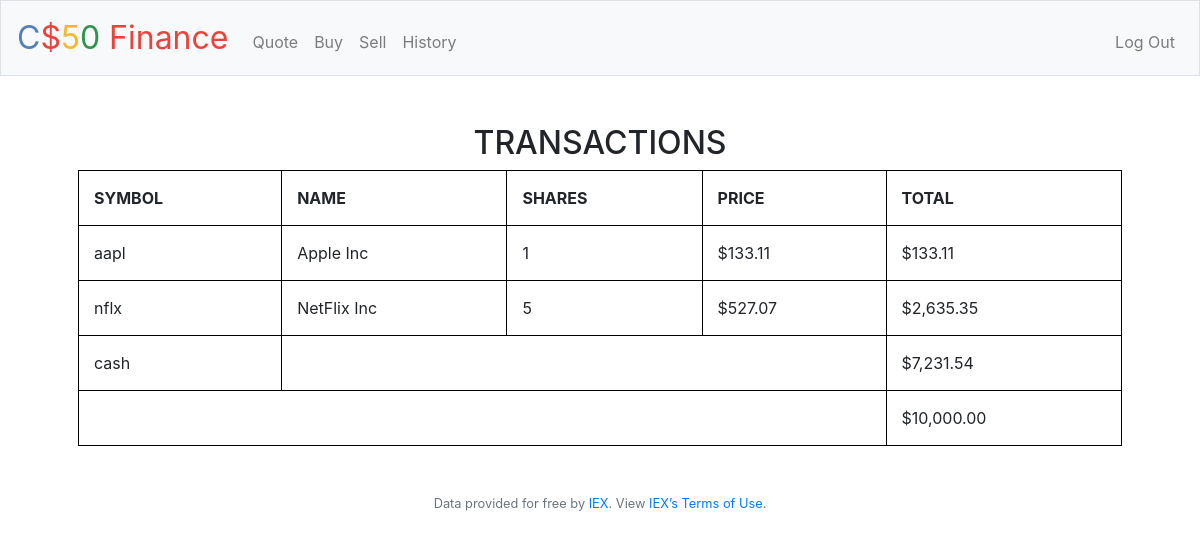
/ (signed in), run on the app's committed database.
### tables this page shows
CREATE TABLE transactions (
id INTEGER PRIMARY KEY AUTOINCREMENT,
u_id INTEGER NOT NULL,
name TEXT NOT NULL,
shares INTEGER NOT NULL,
price NUMBERIC NOT NULL,
type TEXT NOT NULL,
symbol TEXT NOT NULL,
time TIMESTAMP DEFAULT CURRENT_TIMESTAMP,
FOREIGN KEY(u_id) REFERENCES users(id)
);

CREATE TABLE users (id INTEGER, username TEXT NOT NULL, hash TEXT NOT NULL, cash NUMERIC NOT NULL DEFAULT 10000.00, PRIMARY KEY(id));

### application.py (the view)
@app.route("/")
@login_required
def index():
    tot = 0
    user_id = session["user_id"]
    tran = db.execute("SELECT symbol,name, sum(shares), price, sum(shares*price) FROM transactions WHERE u_id = ? GROUP BY name", user_id)
    l = len(tran)
    cash = db.execute("SELECT cash FROM users WHERE id = ?", user_id)[0]["cash"]
    for i in range(l):
        tot += tran[i]["sum(shares*price)"]
    return render_template("index.html", tran=tran, cash=cash, l=l, usd=usd, tot=tot)

### application.py (called while the page is built)
@app.after_request
def after_request(response):
    response.headers["Cache-Control"] = "no-cache, no-store, must-revalidate"
    response.headers["Expires"] = 0
    response.headers["Pragma"] = "no-cache"
    return response

### helpers.py (called while the page is built)
def login_required(f):
    @wraps(f)
    def decorated_function(*args, **kwargs):
        if session.get("user_id") is None:
            return redirect("/login")
        return f(*args, **kwargs)
    return decorated_function

def usd(value):
    return f"${value:,.2f}"

### templates/index.html (shortened to what this page needs)
{% extends "layout.html" %}
{% block main %}
    <h2>TRANSACTIONS</h2>
    <table>
        <thead>
            <tr>
                <th>SYMBOL</th>
                <th>NAME</th>
                <th>SHARES</th>
                <th>PRICE</th>
                <th>TOTAL</th>
            </tr>
        </thead>
        <tbody>
            {% for i in range(l) %}
             <tr>
                 <td>{{tran[i]["symbol"]}}</td>
                 <td>{{tran[i]["name"]}}</td>
                 <td>{{tran[i]["sum(shares)"]}}</td>
                 <td>{{usd(tran[i]["price"])}}</td>
                 <td>{{usd(tran[i]["sum(shares*price)"])}}</td>
             </tr>
            {% endfor %}
            <tr>
                <td>cash</td>
                <td colspan = "3"></td>
                <td>{{usd(cash)}}</td>
            </tr>
        </tbody>
        <tfoot>
            <td colspan = "4"></td>
            <td>{{usd(cash + tot)}}</td>
        </tfoot>
    </table>
{% endblock %}

### static/styles.css (style rules this page uses)
table, td, th { border: 1px solid black; text-align: left; }
table { border-collapse: collapse; width: 100%; }
th, td { padding: 15px; }

### data on the page
transactions: symbol "aapl", name "Apple Inc", shares "1", price "$133.11"
transactions: symbol "nflx", name "NetFlix Inc", shares "5", price "$527.07", usd "$2,635.35"
users: cash "$7,231.54", usd(cash+tot) "$10,000.00"
